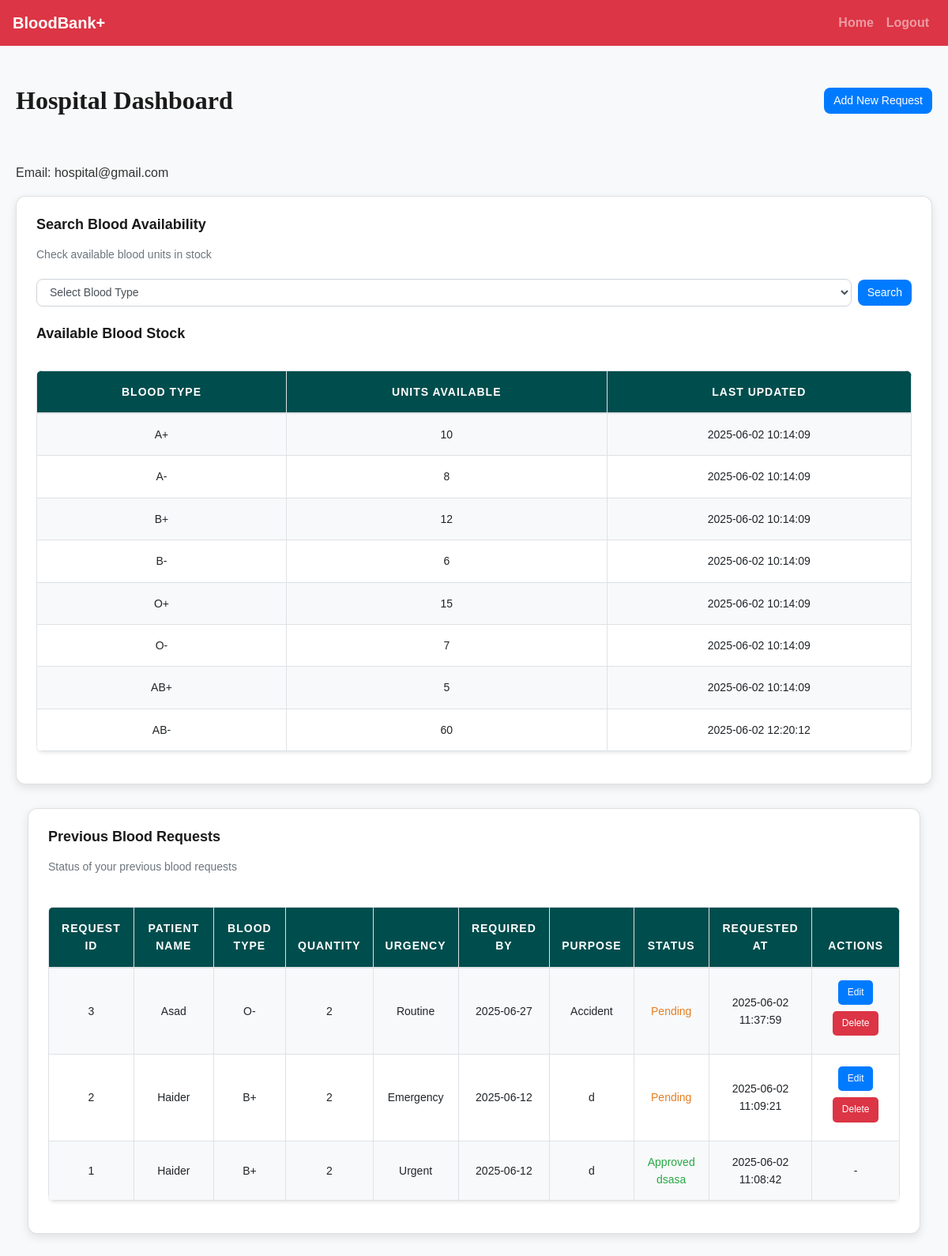
Screenshot of /hospital/hospital_dashboard.php (signed in) with the database file from the repository.
### tables this page shows
CREATE TABLE `blood_stock` (
  `id` int(11) NOT NULL,
  `blood_type` varchar(5) NOT NULL,
  `units_available` int(11) NOT NULL,
  `last_updated` datetime DEFAULT current_timestamp() ON UPDATE current_timestamp()
);

CREATE TABLE `blood_requests` (
  `request_id` int(11) NOT NULL,
  `requester_id` int(11) NOT NULL,
  `requester_type` enum('hospital','recipient') NOT NULL,
  `patient_name` varchar(100) NOT NULL,
  `blood_type_required` varchar(5) NOT NULL,
  `quantity_required` int(11) NOT NULL,
  `urgency_level` enum('routine','urgent','emergency') NOT NULL,
  `required_by_date` date NOT NULL,
  `purpose` varchar(255) DEFAULT NULL,
  `status` enum('pending','approved','fulfilled','rejected') DEFAULT 'pending',
  `admin_notes` text DEFAULT NULL,
  `created_at` datetime DEFAULT current_timestamp(),
  `updated_at` datetime DEFAULT current_timestamp() ON UPDATE current_timestamp()
);

### hospital/hospital_dashboard.php (the view, shortened to what this page needs)
<?php
include('config.php');
$user_id = $_SESSION['id'];
$search_result = [];
if ($_SERVER['REQUEST_METHOD'] === 'GET' && isset($_GET['search']) && !empty($_GET['search_blood_type'])) {
    $search_type = $_GET['search_blood_type'];
    $stmt = $conn->prepare("SELECT * FROM blood_stock WHERE blood_type = ?");
    $stmt->bind_param("s", $search_type);
    $stmt->execute();
    $search_result = $stmt->get_result()->fetch_all(MYSQLI_ASSOC);
    $stmt->close();
} else {
    $result = $conn->query("SELECT * FROM blood_stock");
    $search_result = $result->fetch_all(MYSQLI_ASSOC);
}
$req_query = $conn->prepare("SELECT * FROM blood_requests WHERE requester_id = ? AND requester_type = 'hospital' ORDER BY request_id DESC");
$req_query->bind_param("i", $user_id);
$req_query->execute();
$requests = $req_query->get_result()->fetch_all(MYSQLI_ASSOC);
?>
<!DOCTYPE html>
<html lang="en">
<head>
    <link rel="stylesheet" href="https://cdn.jsdelivr.net/npm/bootstrap@4.6.2/dist/css/bootstrap.min.css">
    <link rel="stylesheet" href="../css/style.css">
</head>
<body>
    <?php include('navbar.php'); ?>
    <div class="container">
        <div class="dashboard-header">
            <h1>Hospital Dashboard</h1>
            <button class="btn btn-primary" data-toggle="modal" data-target="#addRequestModal">Add New Request</button>
        </div>
        <p class="email-info">Email: <?php echo htmlspecialchars($_SESSION['email']); ?></p>
            <div class="">
                <div class="card">
                    <h5>Search Blood Availability</h5>
                    <p class="subtitle">Check available blood units in stock</p>
                    <form method="GET" class="form-inline mb-4">
                        <div class="form-group flex-grow-1 mr-2">
                            <select name="search_blood_type" id="search_blood_type" class="form-control w-100" required>
                                <option value="">Select Blood Type</option>
                            </select>
                        </div>
                        <button type="submit" name="search" class="btn btn-primary">Search</button>
                    </form>
                    <h5>
                        <?= (isset($_GET['search']) && !empty($_GET['search_blood_type'])) ? "Search Results" : "Available Blood Stock" ?>
                    </h5>
                    <div class="table-responsive">
                        <table class="table table-bordered">
                            <thead>
                                <tr>
                                    <th>Blood Type</th>
                                    <th>Units Available</th>
                                    <th>Last Updated</th>
                                </tr>
                            </thead>
                            <tbody>
                                <?php if (!empty($search_result)): ?>
                                    <?php foreach ($search_result as $stock): ?>
                                        <tr>
                                            <td><?= htmlspecialchars($stock['blood_type']) ?></td>
                                            <td><?= htmlspecialchars($stock['units_available']) ?></td>
                                            <td><?= htmlspecialchars($stock['last_updated']) ?></td>
                                        </tr>
                                    <?php endforeach; ?>
                                <?php else: ?>
                                    <tr>
                                        <td colspan="3" class="text-center text-muted">No blood stock available.</td>
                                    </tr>
                                <?php endif; ?>
                            </tbody>
                        </table>
                    </div>
                </div>
            </div>
            <div class="col-lg-12">
                <div class="card">
                    <h5>Previous Blood Requests</h5>
                    <p class="subtitle">Status of your previous blood requests</p>
                    <div class="table-responsive">
                        <table class="table table-bordered">
                            <thead>
                                <tr>
                                    <th>Request ID</th>
                                    <th>Patient Name</th>
                                    <th>Blood Type</th>
                                    <th>Quantity</th>
                                    <th>Urgency</th>
                                    <th>Required By</th>
                                    <th>Purpose</th>
                                    <th>Status</th>
                                    <th>Requested At</th>
                                    <th>Actions</th>
                                </tr>
                            </thead>
                            <tbody>
                                <?php if (!empty($requests)): ?>
                                    <?php foreach ($requests as $req): ?>
                                        <tr>
                                            <td><?= htmlspecialchars($req['request_id']) ?></td>
                                            <td><?= htmlspecialchars($req['patient_name']) ?></td>
                                            <td><?= htmlspecialchars($req['blood_type_required']) ?></td>
                                            <td><?= htmlspecialchars($req['quantity_required']) ?></td>
                                            <td><?= htmlspecialchars(ucfirst($req['urgency_level'])) ?></td>
                                            <td><?= htmlspecialchars($req['required_by_date']) ?></td>
                                            <td><?= htmlspecialchars($req['purpose']) ?></td>
                                            <td class="status-<?= strtolower($req['status']) ?>">
                                                <?= ucfirst($req['status']) ?>
                                                <?= htmlspecialchars($req['admin_notes']) ?>
                                            </td>
                                            <td><?= htmlspecialchars($req['created_at']) ?></td>
                                            <td>
                                                <?php if ($req['status'] === 'pending'): ?>
                                                    <button class="action-btn btn-primary" data-toggle="modal" data-target="#editRequestModal"
                                                        data-id="<?= $req['request_id'] ?>"
                                                        data-patient="<?= htmlspecialchars($req['patient_name']) ?>"
                                                        data-blood="<?= $req['blood_type_required'] ?>"
                                                        data-quantity="<?= $req['quantity_required'] ?>"
                                                        data-urgency="<?= $req['urgency_level'] ?>"
                                                        data-required="<?= $req['required_by_date'] ?>"
                                                        data-purpose="<?= htmlspecialchars($req['purpose']) ?>">Edit</button>
                                                    <form method="POST" style="display:inline;" onsubmit="return confirm('Are you sure you want to delete this request?');">
                                                        <button type="submit" name="delete_request" class="m-2 action-btn btn-danger">Delete</button>
                                                    </form>
                                                <?php else: ?>
                                                    <span>-</span>
                                                <?php endif; ?>
                                            </td>
                                        </tr>
                                    <?php endforeach; ?>
                                <?php else: ?>
                                    <tr>
                                        <td colspan="10" class="text-center text-muted">No previous requests found.</td>
                                    </tr>
                                <?php endif; ?>
                            </tbody>
                        </table>
                    </div>
                </div>
            </div>
        </div>
</body>
</html>

### css/style.css (style rules this page uses)
body { background: #f8f9fa; font-family: 'Arial', sans-serif; color: #333; line-height: 1.6; }
h1, h2, h3, h4 { text-align: center; margin-top: 30px; margin-bottom: 30px; font-family: 'Georgia', serif; }
.container { margin-bottom: 40px; }
.table { width: 100%; border-collapse: collapse; margin-top: 20px; font-size: 16px; background-color: #ffffff; border-radius: 8px; overflow: hidden; box-shadow: 0 2px 4px rgba(0, 0, 0, 0.1); }
.table th, .table td { padding: 15px; border: 1px solid #dee2e6; text-align: center; }
.table thead th { background-color: #004d4d; color: white; font-weight: bold; text-transform: uppercase; letter-spacing: 1px; }
.table tbody tr:nth-child(odd) { background-color: #f8f9fa; }
.btn-primary { color: #fff; border: none; border-radius: 5px; cursor: pointer; transition: background-color 0.3s ease; }

### hospital/hospital_dashboard.php (style rules this page uses)
.container { max-width: 1400px; padding: 20px; }
.dashboard-header { display: flex; justify-content: space-between; align-items: center; margin-bottom: 30px; }
.dashboard-header h1 { font-size: 32px; font-weight: 700; color: #1a1a1a; }
.card { background-color: #fff; border-radius: 12px; box-shadow: 0 4px 12px rgba(0, 0, 0, 0.1); padding: 25px; margin-bottom: 30px; }
.card h5 { font-size: 18px; font-weight: 600; color: #1a1a1a; margin-bottom: 15px; }
.card .subtitle { font-size: 14px; color: #6c757d; margin-bottom: 20px; }
.form-control, .btn { border-radius: 8px; font-size: 14px; }
.btn-primary { background-color: #007bff; border: none; }
.btn-danger { background-color: #dc3545; border: none; }
.table { font-size: 14px; border-radius: 8px; overflow: hidden; }
.table th { background-color: #e9ecef; font-weight: 600; color: #343a40; }
.table td { vertical-align: middle; }
.status-pending { color: #e67e22; font-weight: 500; }
.status-approved { color: #28a745; font-weight: 500; }
.action-btn { padding: 6px 12px; font-size: 12px; border-radius: 5px; }

### rows the page displays
blood_stock: blood_type "A+", units_available "10", last_updated "2025-06-02 10:14:09"
blood_stock: blood_type "A-", units_available "8", last_updated "2025-06-02 10:14:09"
blood_stock: blood_type "B+", units_available "12", last_updated "2025-06-02 10:14:09"
blood_stock: blood_type "B-", units_available "6", last_updated "2025-06-02 10:14:09"
blood_stock: blood_type "O+", units_available "15", last_updated "2025-06-02 10:14:09"
blood_stock: blood_type "O-", units_available "7", last_updated "2025-06-02 10:14:09"
blood_stock: blood_type "AB+", units_available "5", last_updated "2025-06-02 10:14:09"
blood_stock: blood_type "AB-", units_available "60", last_updated "2025-06-02 12:20:12"
blood_requests: request_id "3", patient_name "Asad", blood_type_required "O-", quantity_required "2", urgency_level "Routine", required_by_date "2025-06-27", purpose "Accident", status "Pending", created_at "2025-06-02 11:37:59"
blood_requests: request_id "2", patient_name "Haider", blood_type_required "B+", quantity_required "2", urgency_level "Emergency", required_by_date "2025-06-12", purpose "d", status "Pending", created_at "2025-06-02 11:09:21"
blood_requests: request_id "1", patient_name "Haider", blood_type_required "B+", quantity_required "2", urgency_level "Urgent", required_by_date "2025-06-12", purpose "d", status "Approved", admin_notes "dsasa", created_at "2025-06-02 11:08:42"

### other values shown
$_SESSION['email'] "hospital@gmail.com"
